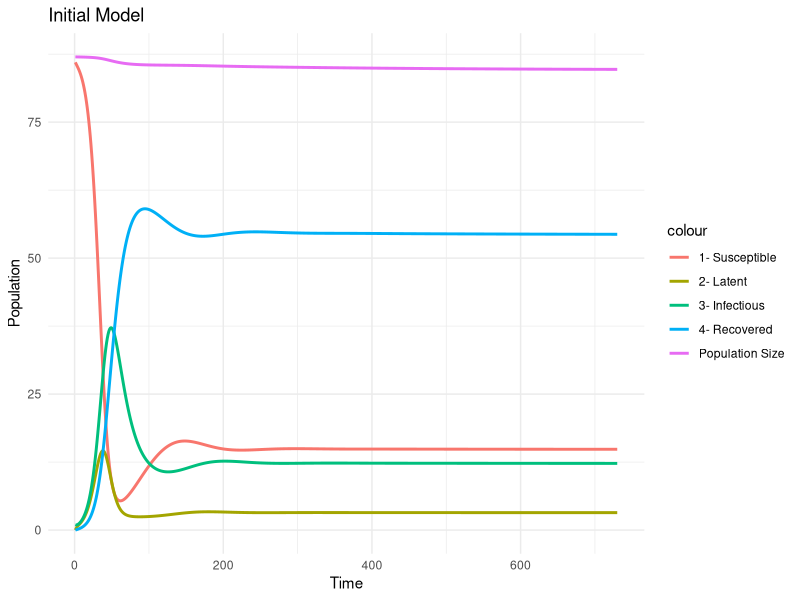

Write R code to recreate this figure.
library(tidyverse)


### Mod?le dont la sensibilit? doit ?tre analys?e dans le cadre du projet MODE-MPI 2023-2024

### Le mod?le est ici d?fini sous forme de fonction pour faciliter vos analyses de sensibilit? (AS)
### La fonction renvoie les sorties ponctuelles qui sont ? analyser dans l'AS

modAppli <- function(parametre){  

  # CONDITIONS DE SIMULATION
  temps = 2*365; # nb de pas de temps (en jours)
  # initialisation pour la sauvegarde de 4 sorties ponctuelles pour chaque jeu de param?tres
  sorties <- matrix(0, nrow=nrow(parametre), ncol=4)

  # boucle des sc?narios de l'?chantillonnage de l'AS
  for (i in 1:nrow(parametre)) { 

    # STRUCTURE & PARAMETRES DU MODELE

    # XX
    K = parametre[i,1] ;		# xx
    sr = parametre[i,2] ;	# xx
    m1 = parametre[i,3] ;	# xx
    m2 = parametre[i,4] ;	# xx
    m3 = parametre[i,5] ;	# xx
    f2 = parametre[i,6] ;	# xx
    f3 = parametre[i,7] ;	# xx
    portee = parametre[i,8] ;	# xx
    t1 = parametre[i,9] ;	# xx
    t2 = parametre[i,10] ;	# xx

    # XX
    trans = parametre[i,11] ; # xx
    lat = parametre[i,12] ;	# xx
    rec = parametre[i,13] ;	# xx
    loss = parametre[i,14] ;	# xx
    madd = parametre[i,15] ;	# xx

    # INITIALISATION
    MAT <- array(0, dim=c(4,4,temps)); # nb indiv par classe d'?ge en ligne (derni?re ligne = pop tot), ?tat de sant? en colonne, pas de temps (dimension 3)
    nvinf <- array(0, dim=c(temps));
    # conditions initiales (la population est ? sa structure d'?quilibre, calcul?e par ailleurs)
    MAT[1,1,1] <- 27; # xx
    MAT[2,1,1] <- 23; # xx
    MAT[3,1,1] <- 36; # xx
    MAT[3,3,1] <- 1;  # xx
    # effectifs par ?tat de sant?
    MAT[4,1,1] <- sum(MAT[1:3,1,1]); MAT[4,2,1] <- sum(MAT[1:3,2,1]); MAT[4,3,1] <- sum(MAT[1:3,3,1]); MAT[4,4,1] <- sum(MAT[1:3,4,1]);

    # SIMULATIONS
    # boucle du temps
    for (t in 1:(temps-1)) { 
     # classe d'?ge xx
      # RQ : les naissances sont XX, les nouveaux n?s ?tant dans l'?tat XX
      N <- sum(MAT[4,,t]);	# taille de la pop en t
	MAT[1,1,t+1] <- MAT[1,1,t]*(1-m1-t1-trans*MAT[4,3,t]/N) + loss*MAT[1,4,t]      + max(0, sr*portee*(sum(MAT[2,,t])*f2 + sum(MAT[3,,t])*f3) * (1 - N/K)); 
	MAT[1,2,t+1] <- MAT[1,2,t]*(1-m1-t1-lat)			  + trans*MAT[1,1,t]*MAT[4,3,t]/N; 
	MAT[1,3,t+1] <- MAT[1,3,t]*(1-m1-madd-t1-rec)  		  + lat*MAT[1,2,t]; 
	MAT[1,4,t+1] <- MAT[1,4,t]*(1-m1-t1-loss) 		  + rec*MAT[1,3,t]; 
     # classe d'?ge xx
	MAT[2,1,t+1] <- MAT[1,1,t]*t1	+ MAT[2,1,t]*(1-m2-t2-trans*MAT[4,3,t]/N) + loss*MAT[2,4,t];
	MAT[2,2,t+1] <- MAT[1,2,t]*t1	+ MAT[2,2,t]*(1-m2-t2-lat)			+ trans*MAT[2,1,t]*MAT[4,3,t]/N;
	MAT[2,3,t+1] <- MAT[1,3,t]*t1	+ MAT[2,3,t]*(1-m2-madd-t2-rec)		+ lat*MAT[2,2,t];
	MAT[2,4,t+1] <- MAT[1,4,t]*t1	+ MAT[2,4,t]*(1-m2-t2-loss)			+ rec*MAT[2,3,t];
     # classe d'?ge xx
	MAT[3,1,t+1] <- MAT[2,1,t]*t2	+ MAT[3,1,t]*(1-m3-trans*MAT[4,3,t]/N) 	+ loss*MAT[3,4,t];
	MAT[3,2,t+1] <- MAT[2,2,t]*t2	+ MAT[3,2,t]*(1-m3-lat)				+ trans*MAT[3,1,t]*MAT[4,3,t]/N;
	MAT[3,3,t+1] <- MAT[2,3,t]*t2	+ MAT[3,3,t]*(1-m3-madd-rec)			+ lat*MAT[3,2,t];
	MAT[3,4,t+1] <- MAT[2,4,t]*t2	+ MAT[3,4,t]*(1-m3-loss)			+ rec*MAT[3,3,t];
     # calcul des effectifs par ?tat de sant?
	MAT[4,1,t+1] <- sum(MAT[1:3,1,t+1]); MAT[4,2,t+1] <- sum(MAT[1:3,2,t+1]); MAT[4,3,t+1] <- sum(MAT[1:3,3,t+1]); MAT[4,4,t+1] <- sum(MAT[1:3,4,t+1]);
	nvinf[t+1]   <- trans*MAT[4,1,t]*MAT[4,3,t]/N

    }# fin boucle temps

    # sorties ponctuelles ? analyser
    # XX
    sortie1 <- (MAT[4,2,temps]+MAT[4,3,temps])/sum(MAT[4,,temps]) # proportion de malade (infectieux ou non) à la fin
    # xx
    sortie2 <- nvinf[temps] # nombre d'infection à la fin
    # xx
    sortie3 <- max(MAT[4,3,1:temps]) # ?effectif maximal de malades infectieux
    # xx
    sortie4 <- sum(nvinf[1:365]) #nombre d'infection la première année
    
    sorties[i,1] <- sortie1;
    sorties[i,2] <- sortie2;
    sorties[i,3] <- sortie3;
    sorties[i,4] <- sortie4;
    
  }# fin boucle sc?narios AS
  
  res = list(sorties, MAT, nvinf)
  
  return(res)
} # fin fonction du mod?le

# END



ValNominale = c(100, 0.5, 0.0014, 0.00029, 0.0019, 
                0.0019, 0.0082, 5, 1/365, 1/365, 
                0.3, 1/5, 1/20, 1/100, 0.001)


scenario_initial = matrix(ValNominale, nrow=1, ncol=15)

res = modAppli(scenario_initial)


effectif = tibble(
       temps = 1:(2*365),
       S = res[[2]][4,1,],
       L = res[[2]][4,2,],
       I = res[[2]][4,3,],
       R = res[[2]][4,4,],
       
       N = S + L + I + R)


ggplot() +
  geom_line(data = effectif, aes(x = temps, y = S, color = "1- Susceptible"), linewidth = 1) +
  geom_line(data = effectif, aes(x = temps, y = L, color = "2- Latent"), linewidth = 1) +
  geom_line(data = effectif, aes(x = temps, y = I, color = "3- Infectious"), linewidth = 1) +
  geom_line(data = effectif, aes(x = temps, y = R, color = "4- Recovered"), linewidth = 1) +
  geom_line(data = effectif, aes(x = temps, y = N, color = "Population Size"), linewidth = 1) +
  labs(x = "Time", y = "Population") +
  theme_minimal() +
  ggtitle("Initial Model")
